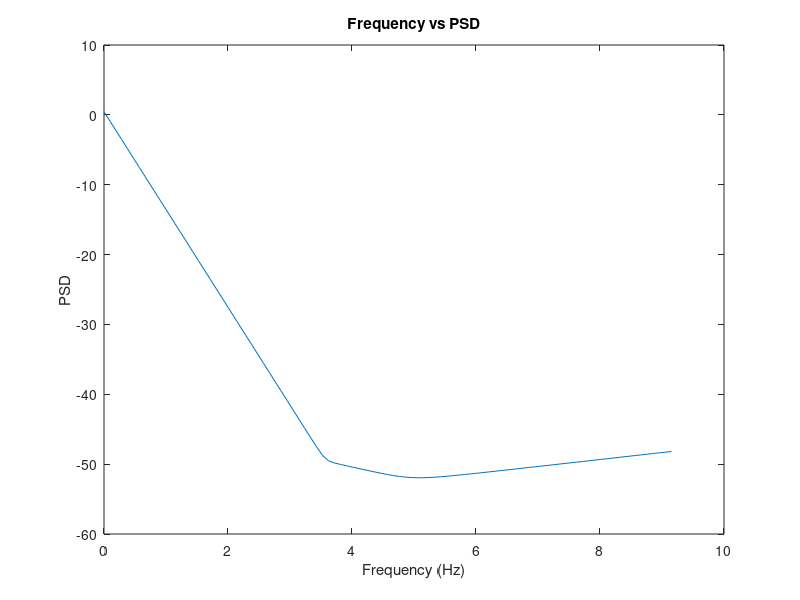

Recreate this plot in MATLAB. (Note: this script raises an error after producing the figure.)
%% Demo for LIGO noise generation
%Sampling frequency for noise realization
sampFreq = 2*9412.3; %Hz
%Number of samples to generate
nSamples = 16384;
%Time samples
timeVec = (0:(nSamples-1))/sampFreq;

% Read data 
psdVals = load('iLIGOSensitivity.txt','-ascii');

%Target PSD given by the inline function handle
%targetPSD = @(f) (f>=50 & f<=700).*(f-50).*(700-f)/10000;


%Plot PSD
freqVec = reshape(psdVals(:,1),1,97);
psdVec = reshape(psdVals(:,2),1,97);
plot(log(freqVec),log(psdVec));
title("Frequency vs PSD")
xlabel('Frequency (Hz)');
ylabel('PSD');

%%
% Design FIR filter with T(f)= square root of target PSD
% sqrtPSD = sqrt(psdVec);
fltrOrdr = 500;

freqVec = [0.0 freqVec];
sqrtPSD = [0.0 psdVec];
f = freqVec/(sampFreq/2);
b = fir2(fltrOrdr,f,sqrtPSD);

%%
% Generate a WGN realization and pass it through the designed filter
% (Comment out the line below if new realizations of WGN are needed in each run of this script)
% rng('default'); 
inNoise = randn(1,nSamples);
outNoise = fftfilt(b,inNoise);

[pxx,f]=pwelch(outNoise, 256,[],[],sampFreq);
figure;
plot(f,pxx);
title("Frequency vs PSD")
xlabel('Frequency (Hz)');
ylabel('PSD');
% Plot the LIGO noise realization
figure;
plot(timeVec,outNoise);
title("LIGO noise realization")
xlabel('Time (s)');
ylabel('Signal');

%Plot the histogram
figure;
histogram(outNoise,'Normalization','pdf')
title('Histogram of the nosie realization')